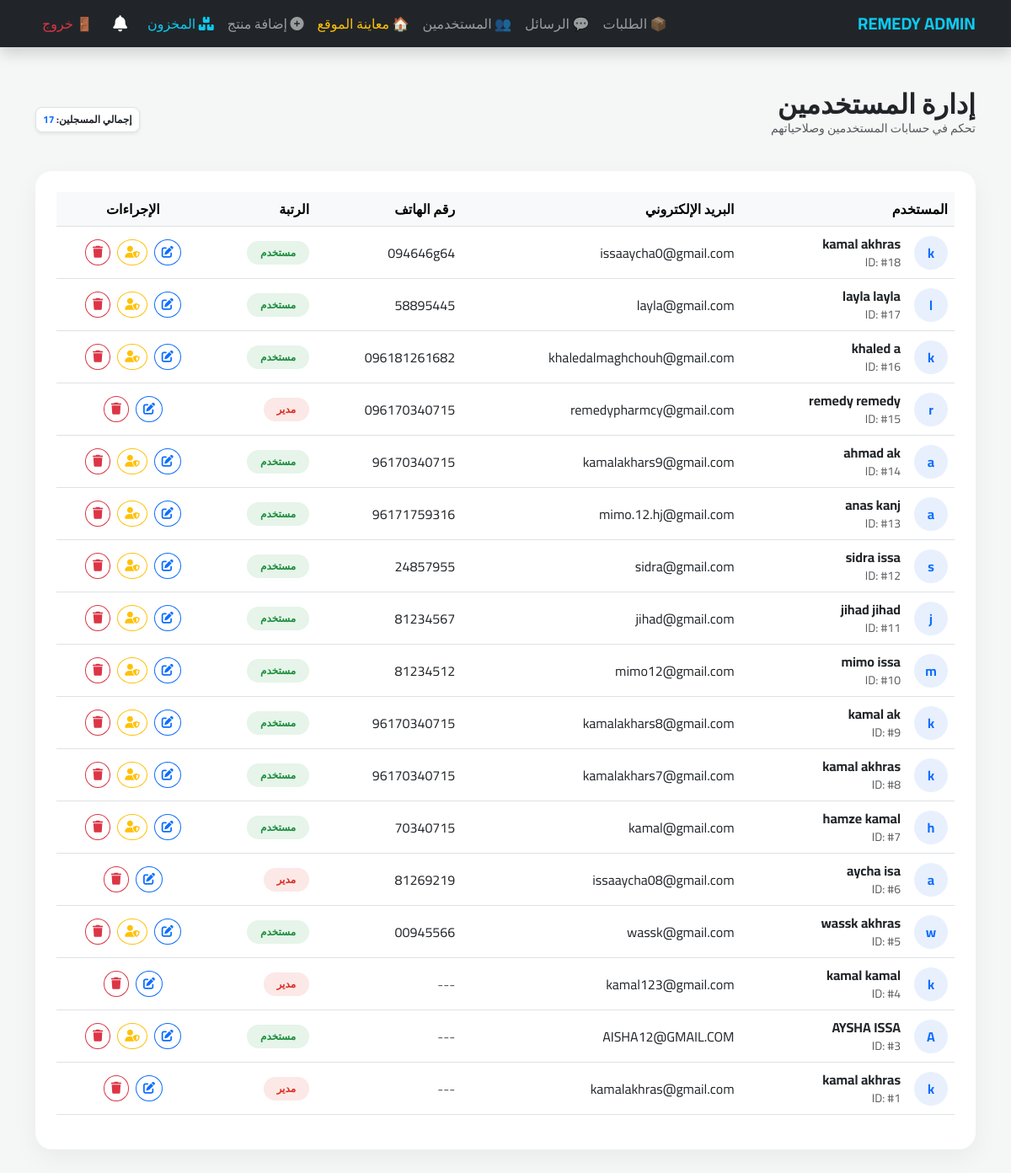
/admin_users.php (signed in), run on the app's committed database.
### tables this page shows
CREATE TABLE `users` (
  `id` int(11) NOT NULL,
  `firstname` varchar(50) NOT NULL,
  `lastname` varchar(50) NOT NULL,
  `email` varchar(100) NOT NULL,
  `password` varchar(255) NOT NULL,
  `phone` varchar(20) DEFAULT NULL,
  `address` text DEFAULT NULL,
  `role` enum('user','admin') DEFAULT 'user',
  `created_at` timestamp NOT NULL DEFAULT current_timestamp()
);

### admin_users.php (the view, shortened to what this page needs)
<?php
require_once './db_config.php';
$users = mysqli_query($conn, "SELECT * FROM users ORDER BY id DESC");
?>
<!DOCTYPE html>
<html lang="ar" dir="rtl">
<head>
    <link href="https://cdn.jsdelivr.net/npm/bootstrap@5.3.0/dist/css/bootstrap.rtl.min.css" rel="stylesheet">
    <link rel="stylesheet" href="https://cdnjs.cloudflare.com/ajax/libs/font-awesome/6.0.0/css/all.min.css">
</head>
<body>
    <?php include("./admin_navbar.php"); ?>
    <div class="container my-5">
        <div class="d-flex justify-content-between align-items-center mb-4">
            <div>
                <h2 class="fw-bold mb-0">إدارة المستخدمين</h2>
                <p class="text-muted small">تحكم في حسابات المستخدمين وصلاحياتهم</p>
            </div>
            <div class="badge bg-white text-dark border p-2 rounded-3 shadow-sm">
                إجمالي المسجلين: <span class="fw-bold text-primary"><?= mysqli_num_rows($users) ?></span>
            </div>
        </div>
        <div class="table-card">
            <div class="table-responsive">
                <table class="table table-hover align-middle">
                    <thead class="table-light">
                        <tr>
                            <th>المستخدم</th>
                            <th>البريد الإلكتروني</th>
                            <th>رقم الهاتف</th>
                            <th>الرتبة</th>
                            <th class="text-center">الإجراءات</th>
                        </tr>
                    </thead>
                    <tbody>
                        <?php while($row = mysqli_fetch_assoc($users)): ?>
                        <tr>
                            <td>
                                <div class="d-flex align-items-center gap-3">
                                    <div class="user-avatar"><?= mb_substr($row['firstname'], 0, 1) ?></div>
                                    <div>
                                        <div class="fw-bold"><?= $row['firstname'] . ' ' . $row['lastname'] ?></div>
                                        <div class="text-muted small">ID: #<?= $row['id'] ?></div>
                                    </div>
                                </div>
                            </td>
                            <td><?= $row['email'] ?></td>
                            <td><?= $row['phone'] ?: '<span class="text-muted">---</span>' ?></td>
                            <td>
                                <span class="badge rounded-pill <?= ($row['role']=='admin')?'badge-admin':'badge-user' ?> p-2 px-3">
                                    <?= ($row['role']=='admin') ? 'مدير' : 'مستخدم' ?>
                                </span>
                            </td>
                            <td>
                                <div class="d-flex justify-content-center gap-2">
                                    <a href="edit_user.php?id=<?= $row['id'] ?>" class="btn btn-sm btn-outline-primary rounded-circle" title="تعديل">
                                        <i class="fas fa-edit"></i>
                                    </a>
                                    <?php if($row['role'] !== 'admin'): ?>
                                        <form method="POST" onsubmit="return confirm('هل تريد ترقية هذا المستخدم لمدير؟')" style="display:inline;">
                                            <button name="make_admin" class="btn btn-sm btn-outline-warning rounded-circle" title="ترقية لأدمن">
                                                <i class="fas fa-user-shield"></i>
                                            </button>
                                        </form>
                                    <?php endif; ?>
                                    <a href="delete_user.php?id=<?= $row['id'] ?>"
                                       class="btn btn-sm btn-outline-danger rounded-circle"
                                       onclick="return confirm('هل أنت متأكد من حذف هذا المستخدم نهائياً؟ لا يمكن التراجع!')"
                                       title="حذف">
                                        <i class="fas fa-trash"></i>
                                    </a>
                                </div>
                            </td>
                        </tr>
                        <?php endwhile; ?>
                    </tbody>
                </table>
            </div>
        </div>
    </div>
</body>
</html>

### admin_users.php (style rules this page uses)
body { background-color: #f4f7f6; font-family: 'Cairo', sans-serif; }
.table-card { background: #fff; border-radius: 20px; box-shadow: 0 10px 30px rgba(0,0,0,0.05); padding: 25px; }
.user-avatar { width: 40px; height: 40px; background: #e8f0fe; border-radius: 50%; display: flex; align-items: center; justify-content: center; color: #0d6efd; font-weight: bold; }
.badge-admin { background: #fce8e6; color: #d93025; }
.badge-user { background: #e6f4ea; color: #1e8e3e; }

### data on the page
users: firstname "k", firstname "kamal", lastname "akhras", id "18", email "issaaycha0@gmail.com", phone "094646g64", role "مستخدم"
users: firstname "l", firstname "layla", lastname "layla", id "17", email "layla@gmail.com", phone "58895445", role "مستخدم"
users: firstname "k", firstname "khaled", lastname "a", id "16", email "khaledalmaghchouh@gmail.com", phone "096181261682", role "مستخدم"
users: firstname "r", firstname "remedy", lastname "remedy", id "15", email "remedypharmcy@gmail.com", phone "096170340715", role "مدير"
users: firstname "a", firstname "ahmad", lastname "ak", id "14", email "kamalakhars9@gmail.com", phone "96170340715", role "مستخدم"
users: firstname "a", firstname "anas", lastname "kanj", id "13", email "mimo.12.hj@gmail.com", phone "96171759316", role "مستخدم"
users: firstname "s", firstname "sidra", lastname "issa", id "12", email "sidra@gmail.com", phone "24857955", role "مستخدم"
users: firstname "j", firstname "jihad", lastname "jihad", id "11", email "jihad@gmail.com", phone "81234567", role "مستخدم"
users: firstname "m", firstname "mimo", lastname "issa", id "10", email "mimo12@gmail.com", phone "81234512", role "مستخدم"
users: firstname "k", firstname "kamal", lastname "ak", id "9", email "kamalakhars8@gmail.com", phone "96170340715", role "مستخدم"
users: firstname "k", firstname "kamal", lastname "akhras", id "8", email "kamalakhars7@gmail.com", phone "96170340715", role "مستخدم"
users: firstname "h", firstname "hamze", lastname "kamal", id "7", email "kamal@gmail.com", phone "70340715", role "مستخدم"
users: firstname "a", firstname "aycha", lastname "isa", id "6", email "issaaycha08@gmail.com", phone "81269219", role "مدير"
users: firstname "w", firstname "wassk", lastname "akhras", id "5", email "wassk@gmail.com", phone "00945566", role "مستخدم"
users: firstname "k", firstname "kamal", lastname "kamal", id "4", email "kamal123@gmail.com", phone "---", role "مدير"
users: firstname "A", firstname "AYSHA", lastname "ISSA", id "3", email "AISHA12@GMAIL.COM", phone "---", role "مستخدم"
users: firstname "k", firstname "kamal", lastname "akhras", id "1", email "kamalakhras@gmail.com", phone "---", role "مدير"

### other printed values
mysqli_num_rows($users) "17"
